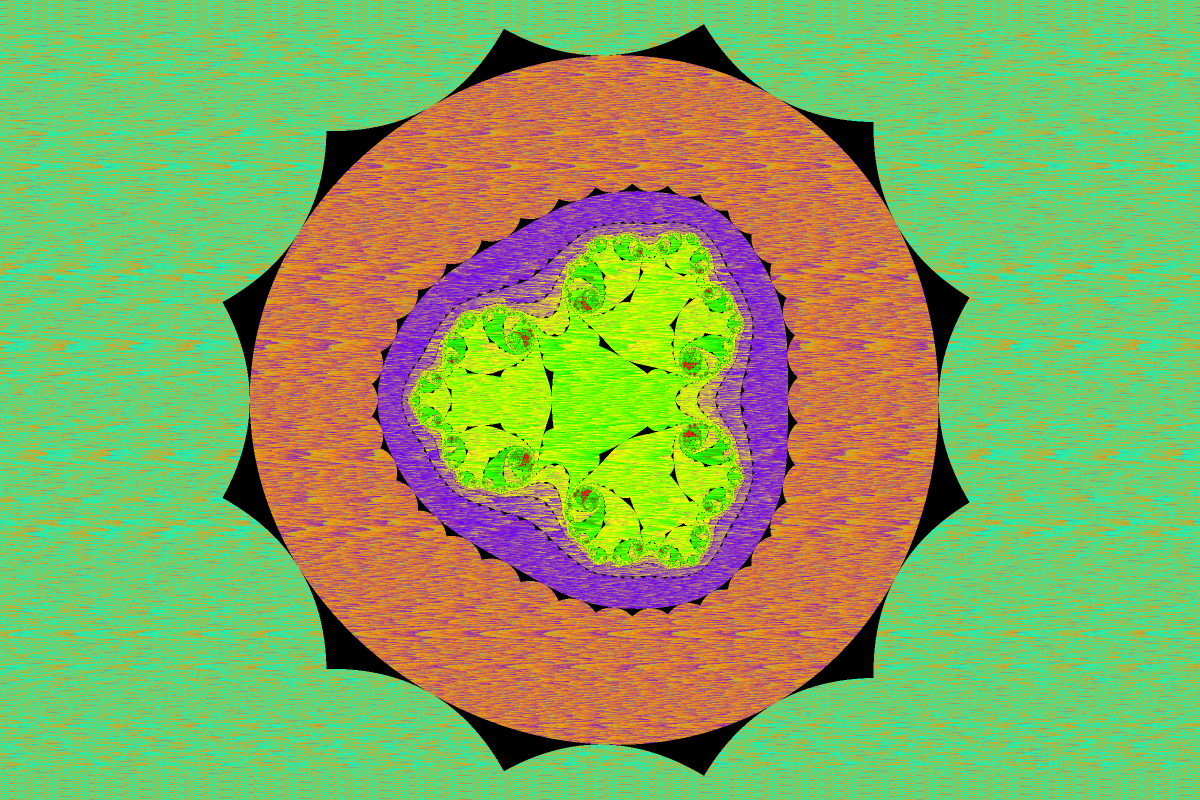
#> input picture image_processors/biomorph_20251006_082331_2x.png, 2400 x 1600 px (shown at 1/2 size)
$ python PCA_color_reduction_original.py
#> lines starting #> are read from the running program, lines starting #| are printed output that depends on the picture; long printed decimals are rounded
#https://30fps.net/notebooks/pcacolors/
#License (MIT)
#Copyright (c) 2024 Pekka Väänänen
#Permission is hereby granted, free of charge, to any person obtaining a copy of this software and associated documentation files (the "Software"), to deal in the Software without restriction, including without limitation the rights to use, copy, modify, merge, publish, distribute, sublicense, and/or sell copies of the Software, and to permit persons to whom the Software is furnished to do so, subject to the following conditions:
#The above copyright notice and this permission notice shall be included in all copies or substantial portions of the Software.
#THE SOFTWARE IS PROVIDED "AS IS", WITHOUT WARRANTY OF ANY KIND, EXPRESS OR IMPLIED, INCLUDING BUT NOT LIMITED TO THE WARRANTIES OF MERCHANTABILITY, FITNESS FOR A PARTICULAR PURPOSE AND NONINFRINGEMENT. IN NO EVENT SHALL THE AUTHORS OR COPYRIGHT HOLDERS BE LIABLE FOR ANY CLAIM, DAMAGES OR OTHER LIABILITY, WHETHER IN AN ACTION OF CONTRACT, TORT OR OTHERWISE, ARISING FROM, OUT OF OR IN CONNECTION WITH THE SOFTWARE OR THE USE OR OTHER DEALINGS IN THE SOFTWARE.

"""
PCA Color Reduction Demo with GUI File Selection

This program demonstrates how Principal Component Analysis (PCA) can be used to reduce
the color dimensionality of any image. Here's what it does:

1. FILE SELECTION: Opens a GUI dialog to let the user select any image file
2. IMAGE PROCESSING: Loads and converts the image to RGB format, resizes if needed
3. COLOR EXTRACTION: Converts the RGB image into a flat array of color pixels
4. PCA ANALYSIS: Applies PCA to reduce 3 color channels (RGB) down to 2 components
5. RECONSTRUCTION: Uses the 2 PCA components to reconstruct an approximation of the original image
6. VISUALIZATION: Creates a 6-panel display showing:
   - Original image
   - PCA-reconstructed image
   - The two encoded PCA channels as grayscale images
   - A scatter plot showing how colors are distributed in the 2D PCA space
   - The reconstruction error (difference between original and reconstructed)

Supported image formats: JPEG, PNG, BMP, TIFF, GIF, WebP

The key insight is that most images don't use the full RGB color space uniformly -
colors tend to cluster, so PCA can find the 2 most important directions in color space
and represent the image using just those 2 dimensions instead of 3, achieving compression
while maintaining much of the visual information.

This is useful for:
- Image compression analysis
- Understanding color relationships in images
- Dimensionality reduction for computer vision tasks
- Educational demonstration of PCA concepts
"""

from PIL import Image
import numpy as np
from sklearn.decomposition import PCA
import matplotlib.pyplot as plt
import tkinter as tk
from tkinter import filedialog, messagebox
import os

def select_image_file():
    """
    Open a file dialog to let the user select an image file
    Returns the selected file path or None if cancelled
    """
    # Create a root window (but don't show it)
    root = tk.Tk()
    root.withdraw()  # Hide the main window

    # Define supported image file types
    filetypes = [
        ("Image files", "*.jpg *.jpeg *.png *.bmp *.tiff *.tif *.gif *.webp"),
        ("JPEG files", "*.jpg *.jpeg"),
        ("PNG files", "*.png"),
        ("All files", "*.*")
    ]

    # Open file dialog
    file_path = filedialog.askopenfilename(
        title="Select an image file for PCA color reduction",
        filetypes=filetypes
    )
#> the answer given: ../biomorph_20251006_082331_2x.png

    root.destroy()  # Clean up the root window
    return file_path

def load_and_process_image(file_path):
    """
    Load and process the selected image
    Returns processed image data or None if error
    """
#> called with file_path = '../biomorph_20251006_082331_2x.png'
    try:
        # Load image with PIL
        image = Image.open(file_path)
#> image is the input picture: PIL image 2400x1600 RGB; mean R, G, B 133.5, 171.7, 96

        # Convert to RGB if necessary (handles RGBA, grayscale, etc.)
        if image.mode != 'RGB':
            image = image.convert('RGB')

        # Get original size for display
        original_size = image.size
#> original_size = (2400, 1600)

        # Resize for processing (but not too small for very small images)
        max_dimension = max(image.size)
#> max_dimension = 2400
        if max_dimension > 400:
            # Scale down large images for faster processing
            scale_factor = 400 / max_dimension
#> scale_factor = 0.167
            new_size = (int(image.size[0] * scale_factor), int(image.size[1] * scale_factor))
#> new_size = (400, 266)
            image = image.resize(new_size, Image.Resampling.LANCZOS)
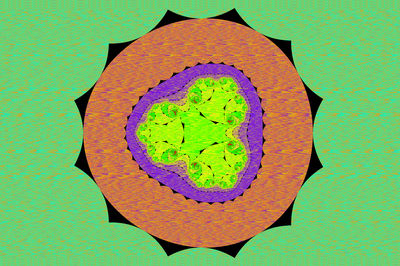
#> image: PIL image 400x266 RGB; mean R, G, B 133.6, 171.7, 96.1

        print(f"Processing image: {os.path.basename(file_path)}")
        print(f"Original size: {original_size}")
#| Original size: (2400, 1600)
        print(f"Processing size: {image.size}")
#| Processing size: (400, 266)

        # Convert to numpy array and normalize
        image_data = np.array(image) / 255.0

        return image_data, os.path.basename(file_path)

    except Exception as e:
        messagebox.showerror("Error", f"Failed to load image: {str(e)}")
        return None, None

# Get image file from user
print("PCA Color Reduction Demo")
print("Please select an image file to process...")

file_path = select_image_file()

if not file_path:
    print("No file selected. Exiting.")
    exit()

# Load and process the selected image
image_data, filename = load_and_process_image(file_path)
#> filename = 'biomorph_20251006_082331_2x.png'

if image_data is None:
    print("Failed to load image. Exiting.")
    exit()

flattened_image_data = image_data.reshape(-1, 3)

colors = [tuple(flattened_image_data[i]) for i in range(flattened_image_data.shape[0])]
#> colors = 106400 items

# Perform PCA:
pca = PCA(n_components=2)
model = pca.fit(flattened_image_data)
reduced_data = model.transform(flattened_image_data)
#> reduced_data = 106400 pairs, first value -0.793 to 0.589, second value -0.728 to 0.648
result = reduced_data.reshape((*image_data.shape[:2],2))
reconstruction = pca.inverse_transform(result).reshape((*image_data.shape[:2],3))
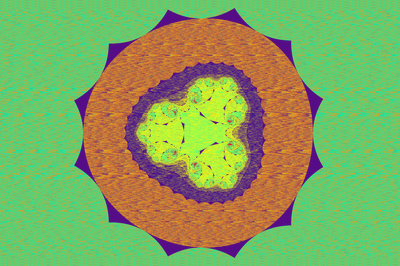
#> reconstruction: shape (266, 400, 3) float64; mean R, G, B 0.524, 0.673, 0.377; drawn with min black and max white

fig, ax = plt.subplots(3,2,figsize=(14,16))

ax_in, ax_reco, ax_out_a, ax_out_b, ax_pri1, ax_diff = ax.flatten()
ax_in.imshow(image_data)
ax_reco.imshow(reconstruction.clip(0,1))
ax_out_a.imshow(result[...,0])
ax_out_b.imshow(result[...,1])

ax_in.set_title("Input image")
ax_reco.set_title("Reconstruction")
ax_out_a.set_title("Encoded channel 1")
ax_out_b.set_title("Encoded channel 2")

ax_pri1.scatter(reduced_data[...,0], reduced_data[...,1], c=colors)
ax_pri1.set_xlabel("Principal direction 1")
ax_pri1.set_ylabel("Principal direction 2 ")
ax_pri1.set_title("Image data distribution in PCA space")

ax_diff.imshow(np.mean(np.abs(image_data - reconstruction), axis=2))
ax_diff.set_title("L1 error between input and reconstruction")

for a in ax.flatten()[:4]:
    a.axis('off')

ax_diff.axis('off')

plt.suptitle(f"PCA Color Reduction Analysis: {filename}")

plt.show()
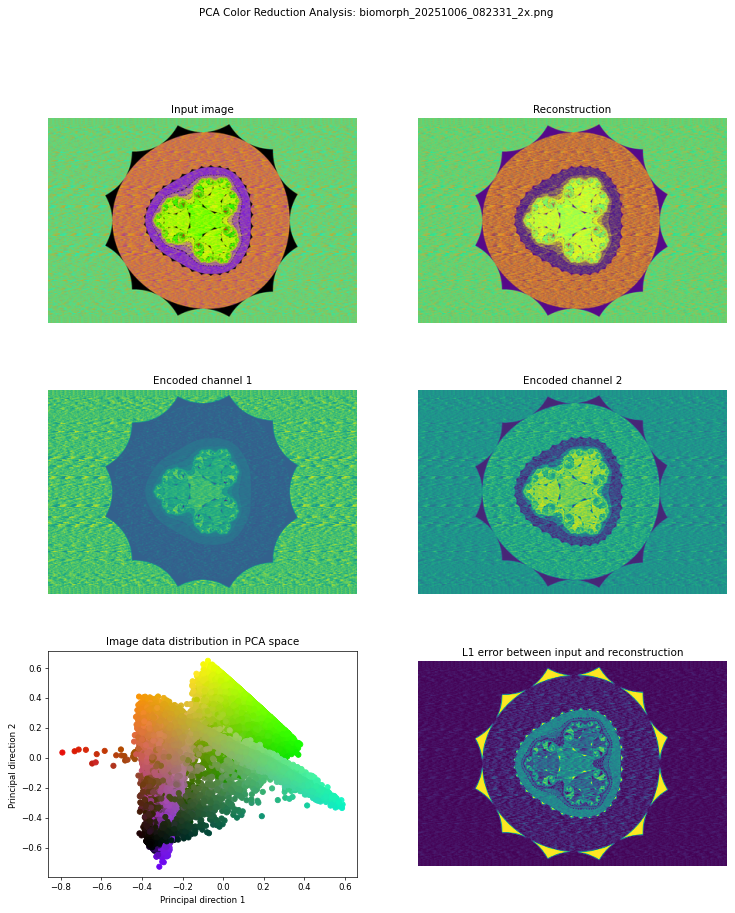
#> figure drawn by matplotlib, 6 panels

print(f'Image: {filename}')
#| Image: biomorph_20251006_082331_2x.png
print('Principal components:\n', model.components_)
#| Principal components:
#|  [[-0.5341   0.7976  0.2803]
#|  [ 0.658  0.6003 -0.4545]]
print(f'Explained variance ratio: {model.explained_variance_ratio_}')
#| Explained variance ratio: [0.5154 0.2937]
print(f'Total variance explained: {sum(model.explained_variance_ratio_):.3f} ({sum(model.explained_variance_ratio_)*100:.1f}%)')
#| Total variance explained: 0.809 (80.9%)
